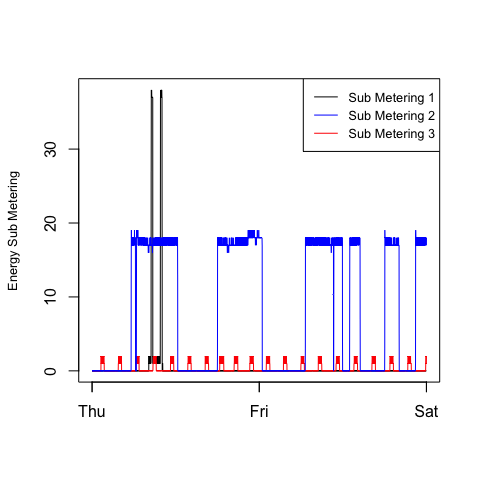

The script that drew this image:
library(tidyverse)
library(lubridate)

# READING DATA
dat <- read_delim("power.txt", ";", skip = 66000, n_max = 5000, col_names = F)

# COMBINE DATE AND TIME
dat$dt <- with(dat, dmy(X1, tz = "GMT") + hms(X2))

# FILTER DATES
dat <- dat %>% filter(dt >= ymd_hms("2007-02-01 00:00:00"), 
                      dt <= ymd_hms("2007-02-02 23:59:00"))

# ENERGY SUB METERING PLOT 3
with(dat, {
    
plot(dt, X7, t = "l", xlab = "", ylab = "Energy Sub Metering", cex.lab = .8)
lines(dat$dt, dat$X8, type = "l", col = "red")
lines(dat$dt, dat$X9, t = "l", col = "blue")
legend("topright", lty = 1, col = c("black","blue", "red"),
       leg = c("Sub Metering 1", "Sub Metering 2", "Sub Metering 3"), cex = .8)
    
})
